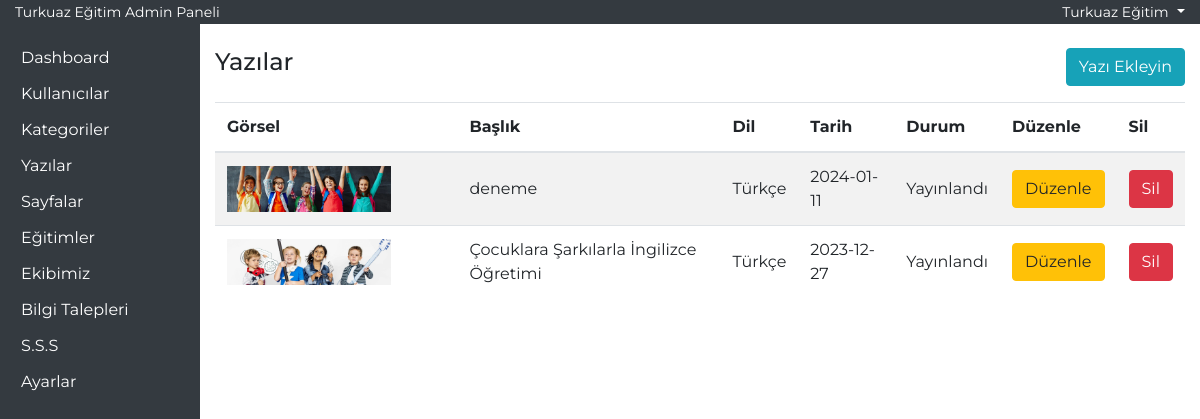
Screenshot of /admin-yntm/yazilar.php (signed in) with the database file from the repository.
### tables this page shows
CREATE TABLE IF NOT EXISTS `yazilar` (
  `id` int NOT NULL AUTO_INCREMENT,
  `baslik` varchar(150) NOT NULL,
  `blogYazisi` text NOT NULL,
  `meta` text NOT NULL,
  `gorsel` text NOT NULL,
  `alt` text NOT NULL,
  `tarih` varchar(20) NOT NULL,
  `lang` varchar(20) NOT NULL,
  `durum` varchar(20) NOT NULL,
  PRIMARY KEY (`id`)
);

### admin-yntm/yazilar.php (the view, shortened to what this page needs)
<?php
require_once('header.php');
?>
<div class="row">
    <div class="col-md-6">
        <h4>Yazılar</h4>
    </div>
    <div class="col-md-6 text-right">
        <button type="button" class="btn btn-info" data-toggle="modal" data-target="#yaziEkle">
            Yazı Ekleyin
        </button>
    </div>
</div>
<div class="row mt-3">
    <div class="col-12">
        <table class="table table-striped">
            <thead>
                <tr>
                    <th>Görsel</th>
                    <th>Başlık</th>
                    <th>Dil</th>
                    <th>Tarih</th>
                    <th>Durum</th>
                    <th>Düzenle</th>
                    <th>Sil</th>
                </tr>
            </thead>
            <tbody>
                <?php
                $yaziList = $db->prepare('select * from yazilar order by id desc');
                $yaziList->execute();
                if ($yaziList->rowCount()) {
                    foreach ($yaziList as $yaziListSatir) {
                ?>
                        <tr>
                            <td class="w-25"><img src="<?php echo $yaziListSatir['gorsel']; ?>" class="w-75"></td>
                            <td><?php echo $yaziListSatir['baslik']; ?></td>
                            <td><?php echo $yaziListSatir['lang']; ?></td>
                            <td><?php echo $yaziListSatir['tarih']; ?></td>
                            <td><?php echo $yaziListSatir['durum']; ?></td>
                            <td><a href="yazilar.php?updateID=<?php echo $yaziListSatir['id']; ?>" class="btn btn-warning">Düzenle</a></td>
                            <td><a href="yazilar.php?deleteID=<?php echo $yaziListSatir['id']; ?>" class="btn btn-danger">Sil</a></td>
                        </tr>
                <?php
                    }
                }
                ?>
            </tbody>
        </table>
    </div>
</div>
<?php require_once('footer.php'); ?>

### css/style.css (style rules this page uses)
* { font-family: 'Montserrat', sans-serif; text-decoration: none !important; }
td { vertical-align: middle !important; }

### rows the page displays
yazilar: gorsel (picture), baslik "deneme", lang "Türkçe", tarih "2024-01-11", durum "Yayınlandı"
yazilar: gorsel (picture), baslik "Çocuklara Şarkılarla İngilizce Öğretimi", lang "Türkçe", tarih "2023-12-27", durum "Yayınlandı"

### other values shown
$_SESSION['user']['adi'] "Turkuaz Eğitim"
